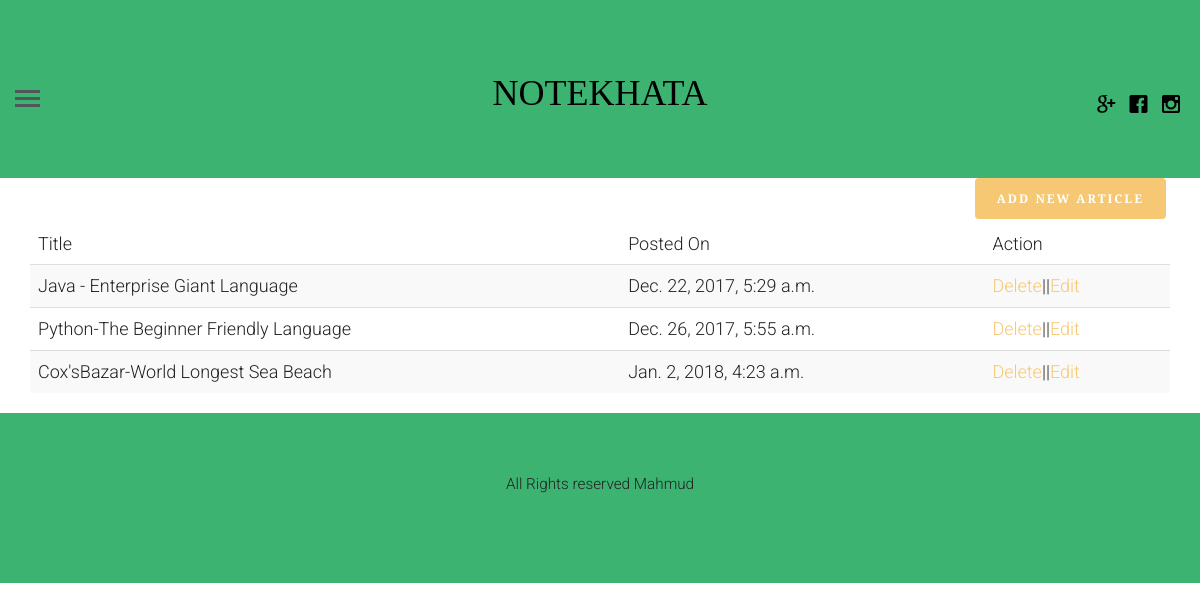
Screenshot of /profile (signed in) with the database file from the repository.
### blogapp/models.py (models this page shows, shortened)
class article(models.Model):
    article_author=models.ForeignKey(author,on_delete=models.CASCADE)
    title=models.CharField(max_length=200)
    body=models.TextField()
    image=models.FileField()
    category=models.ForeignKey(category,on_delete=models.CASCADE)
    posted_on=models.DateTimeField(auto_now=False,auto_now_add=True)
    updated_on=models.DateTimeField(auto_now=True,auto_now_add=False)

### blogapp/views.py (the view, shortened to what this page needs)
# urls.py: path('profile', views.getProfile, name="profile"),
def getProfile(request):
    if request.user.is_authenticated:
        user=get_object_or_404(User, id=request.user.id)
        author_profile=author.objects.filter(name=user.id)
        if author_profile:
            authorUser=get_object_or_404(author,name=request.user.id)
            post=article.objects.filter(article_author=authorUser.id)
            context={
               "post":post,
               "user":user
              }
            return render(request,'logged_in_profile.html',context)
    else:
        return redirect('login')

### templates/logged_in_profile.html (shortened to what this page needs)
{% extends 'base.html' %}
{% block content %}
<div class="container">
    <a href="{% url 'create' %}" class="btn btn-primary pull pull-right">Add new article</a>
    <table class="table table-striped">
        <thead>
        <tr>
            <td>Title</td>
            <td>Posted On</td>
            <td>Action</td>
        </tr>
        </thead>
        <tbody>
        {% for p in post %}
        <tr>
            <td>{{ p.title }}</td>
            <td>{{ p.posted_on }}</td>
            <td><a href="{% url 'delete' pid=p.id %}">Delete</a>||<a href="{% url 'update' pid=p.id %}">Edit</a> </td>
        </tr>
        {% endfor %}
        </tbody>
   </table>
</div>
{% endblock %}

### blogapp/static/css/style.css (style rules this page uses)
html { background: #fff; }
body { font-family: "Roboto", arial, sans-serif; font-size: 18px; font-weight: 300; line-height: 1.8; color: #222; background: #fff; }
a { color: #f7c873; -webkit-transition: 0.5s; -o-transition: 0.5s; transition: 0.5s; }
.btn { margin-right: 4px; margin-bottom: 4px; font-family: "Playfair Display", times, serif; font-size: 12px; letter-spacing: 2px; text-transform: uppercase; font-weight: 700; -webkit-border-radius: 4px; -moz-border-radius: 4px; -ms-border-radius: 4px; border-radius: 4px; -webkit-transition: 0.5s; -o-transition: 0.5s; transition: 0.5s; }
.btn-primary { background: #f7c873; color: #fff; border: 2px solid #f7c873; }

### rows the page displays
article: title "Java - Enterprise Giant Language", posted_on "Dec. 22, 2017, 5:29 a.m."
article: title "Python-The Beginner Friendly Language", posted_on "Dec. 26, 2017, 5:55 a.m."
article: title "Cox'sBazar-World Longest Sea Beach", posted_on "Jan. 2, 2018, 4:23 a.m."
